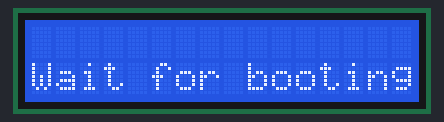
Simulated run of this sketch. Board: Arduino Leonardo, built with avr-gcc and run on an emulated ATmega32U4. On the bench: 16×2 character LCD.

Above: at 0.1 s.
At 2.1 s:
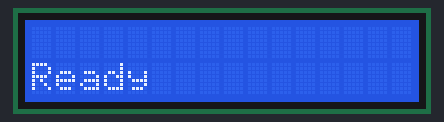

The sketch:

QuickStart.ino
```cpp
// include the library code:
#include <LiquidCrystal.h>
#include <SPI.h>
#include <Ethernet.h>

// initialize the library with the numbers of the interface pins


// Mein China LCD hat die Belegung 8, 9, 4, 5, 6, 7
// Um kompatibel mit der Netbridge zu bleiben habe ich die
// Verkabelung auf 8, 9, 3, 5, 6, 7 umgebogen.

LiquidCrystal lcd(8, 9, 3, 5, 6, 7);


void setup() {
     // Open serial communications and wait for port to open:
  Serial.begin(9600);
   while (!Serial) {
    ; // wait for serial port to connect. Needed for Leonardo only
  }

  // set up the LCD's number of columns and rows:
  lcd.begin(16, 2);

  // Wait for network shield to boot
  printStatus("Wait for booting");
  delay(2000);

  // put your setup code here, to run once:

}

void loop() {
  printStatus("Ready");
  // put your main code here, to run repeatedly:

}

void printStatus(char* msg) {
  lcd.clear();
  lcd.setCursor(0, 1);
  lcd.print(msg);
}
```

Measured:
- what the display in image 0 shows lasts 2.0 s, from 0.1 s to 2.1 s
